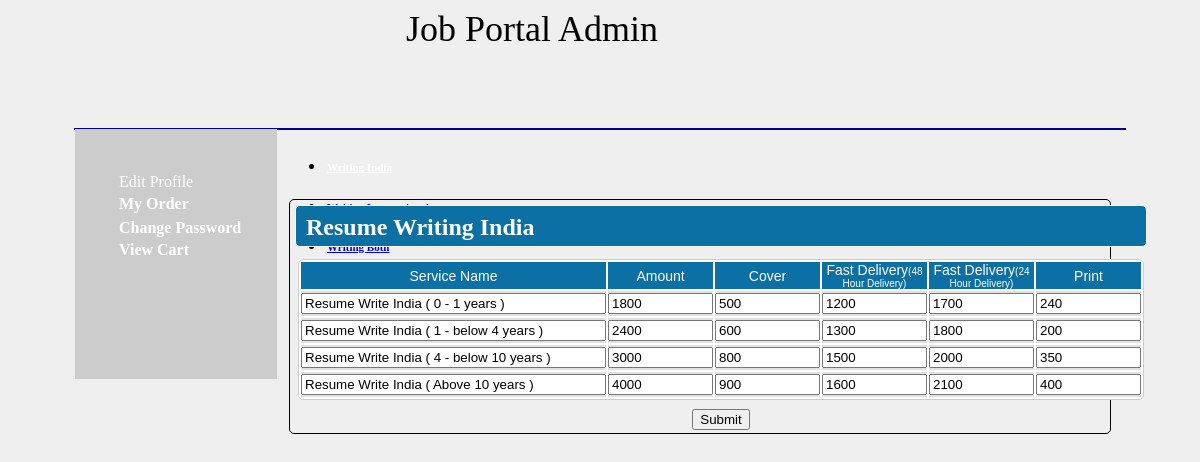
The page /rwi_price.php on the database its author committed.
### tables this page shows
CREATE TABLE IF NOT EXISTS `rw_india` (
  `exp_id` int(100) NOT NULL,
  `ser_code` varchar(50) NOT NULL,
  `amount` int(100) NOT NULL,
  `cover` int(100) NOT NULL,
  `fd1` int(100) NOT NULL,
  `fd2` int(100) NOT NULL,
  `print` int(100) NOT NULL,
  `service_name` varchar(50) NOT NULL
);

### rwi_price.php (the view, shortened to what this page needs)
<!DOCTYPE html PUBLIC "-//W3C//DTD XHTML 1.0 Transitional//EN" "http://www.w3.org/TR/xhtml1/DTD/xhtml1-transitional.dtd">
<html xmlns="http://www.w3.org/1999/xhtml">
<head>
<link rel="stylesheet" href="style.css" type="text/css" />
</head>
<body style="background-color:#EFEFEF;">
<?php include('header.php');?>
      <div style="width:1050px; height:auto; margin:auto;border:#000099 1px solid;">
<div ><?php include('left.php'); ?></div>
<div style="width:840px; height:auto; float:left; margin:auto; ">
<?php include("price_menu.php"); ?>
<form name='frm1' method='post'>
<div style="width:820px;border:1px #000000 solid;float:left;margin-left:12px;margin-top:10px;border-radius:5px;">
	<table><tr><td>
			<div style="height:40px;background-color:#0C70A4;border:1px #ffffff solid;float:center;border-radius:5px;margin-left:2px;margin-right:2px;margin-top:2px;margin-bottom:0px;">
				<div style="margin-top:8px;margin-bottom:10px;margin-left:10px;color:#FFFFFF"><font size='5'><b>Resume Writing India</b></font></div>
			</div></td></tr>
			<tr>
		<td>
		<?php
			$rwi = array();
			$query="select * from rw_india";
			$result=mysql_query($query);
			while($data=mysql_fetch_array($result))
			{
				$rwi[]=$data;
			}
		?>
	<div style="background-color:#FFFFFF;border:0px #000000 solid;float:left;border-radius:5px;margin-left:5px;margin-right:5px;margin-top:8px;margin-bottom:5px;">
	<table width="805px" border="0" style="border:1px solid #ccc; border-radius:5px;" cellpadding="0" cellspacing="2">
	<tr height="25" style="color:#FFFFFF; text-align:center; font-family:Arial, Helvetica, sans-serif; font-size:14px;">
	<td width="18%" style="background-color:#0C70A4;">Service Name</td>
	<td width="15%" style="background-color:#0C70A4;">Amount</td>
	<td width="15%" style="background-color:#0C70A4;">Cover</td>
	<td width="15%" style="background-color:#0C70A4;">Fast Delivery<font size='1'>(48 Hour Delivery)</font></td>
	<td width="15%" style="background-color:#0C70A4;">Fast Delivery<font size='1'>(24 Hour Delivery)</font></td>
	<td width="15%" style="background-color:#0C70A4;">Print</td>
	</tr>
	<?php $i=1; foreach($rwi as $r) {   ?>
		<tr height="25" style="color:#000000; text-align:center; font-family:Arial, Helvetica, sans-serif; font-size:14px;">
		<td width="18%" style="background-color:#E0E0E0;"><input type='text' size='35' readonly="readonly" value="<?php echo"$r[7]"; ?>"</td>
		<td width="15%" style="background-color:#E0E0E0;"><input type='text' name='a<?php echo $i; ?>'  size='10' value="<?php echo"$r[2]"; ?>"</td>
		<td width="15%" style="background-color:#E0E0E0;"><input type='text' name='b<?php echo $i; ?>'  size='10' value="<?php echo"$r[3]"; ?>"</td>
		<td width="15%" style="background-color:#E0E0E0;"><input type='text' name='c<?php echo $i; ?>'  size='10' value="<?php echo"$r[4]"; ?>"</td>
		<td width="15%" style="background-color:#E0E0E0;"><input type='text' name='d<?php echo $i; ?>'  size='10' value="<?php echo"$r[5]"; ?>"</td>
		<td width="15%" style="background-color:#E0E0E0;"><input type='text' name='e<?php echo $i; ?>'  size='10' value="<?php echo"$r[6]"; ?>"</td>
	</tr>
<?php
$i++;	}
?>
</table>
</td></tr>
<tr><td colspan='6' align='center'><input type='submit' name='submit'></td></tr></table>
</div>
</div>
</div>
</body>
</html>

### rows shown on the page
rw_india: service_name "Resume Write India ( 0 - 1 years )", a1 "1800", b1 "500", c1 "1200", d1 "1700", print "240"
rw_india: service_name "Resume Write India ( 1 - below 4 years )", a2 "2400", cover "600", fd1 "1300", d2 "1800", print "200"
rw_india: service_name "Resume Write India ( 4 - below 10 years )", a3 "3000", cover "800", fd1 "1500", fd2 "2000", print "350"
rw_india: service_name "Resume Write India ( Above 10 years )", amount "4000", cover "900", fd1 "1600", fd2 "2100", print "400"
